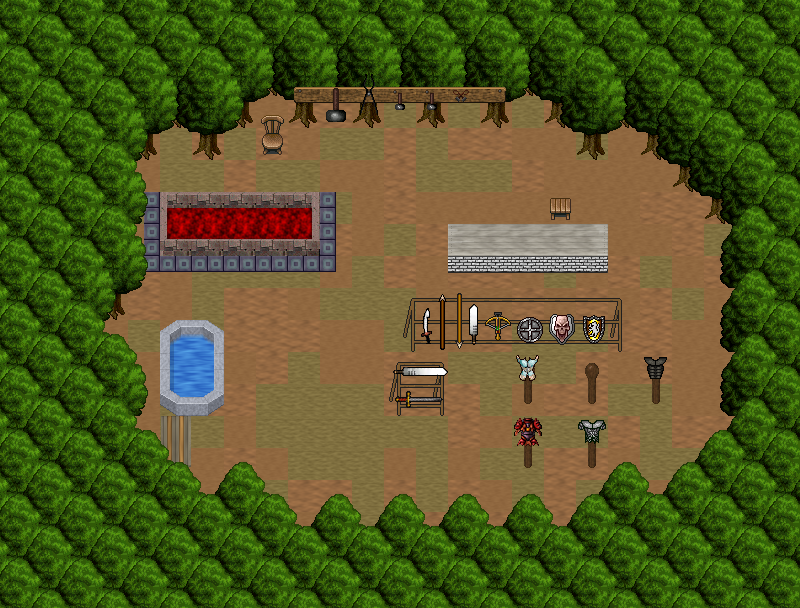

The image is a tile-based game level rendered from a .tmx file. Its description and source (layers, tilesets, objects; grid data summarised) follow:
An orthogonal 25x19 tile map with 32x32 px tiles, 6 tile layers (0_floor, 1_terrain, 2_object, 3_roof, ...), 4 hidden layers not drawn, 20 tilesets.

<map version="1.2" tiledversion="1.2.2" orientation="orthogonal" renderorder="right-down" width="25" height="19" tilewidth="32" tileheight="32" infinite="0" nextlayerid="53" nextobjectid="1">
 <tileset firstgid="1" name="../../tileset/building/decoration/fireplace_2.png" tilewidth="32" tileheight="32" tilecount="9" columns="3">
  <image source="../../tileset/building/decoration/fireplace_2.png" width="96" height="96" />
 </tileset>
 <tileset firstgid="10" name="../../tileset/ground/fire/fire.png" tilewidth="32" tileheight="32" tilecount="27" columns="3">
  <image source="../../tileset/ground/fire/fire.png" width="96" height="288" />
 </tileset>
 <tileset firstgid="37" name="../../tileset/furniture/carpet/border.png" tilewidth="32" tileheight="32" tilecount="12" columns="3">
  <image source="../../tileset/furniture/carpet/border.png" width="96" height="128" />
 </tileset>
 <tileset firstgid="49" name="../../tileset/building/decoration/pool.png" tilewidth="32" tileheight="32" tilecount="9" columns="3">
  <image source="../../tileset/building/decoration/pool.png" width="96" height="96" />
 </tileset>
 <tileset firstgid="58" name="../../tileset/furniture/table/grey_long.png" tilewidth="32" tileheight="32" tilecount="4" columns="2">
  <image source="../../tileset/furniture/table/grey_long.png" width="64" height="64" />
 </tileset>
 <tileset firstgid="62" name="../../tileset/item/armor/weapons_rack.png" tilewidth="32" tileheight="32" tilecount="18" columns="9">
  <image source="../../tileset/item/armor/weapons_rack.png" width="288" height="64" />
 </tileset>
 <tileset firstgid="80" name="../../tileset/item/armor/sword_rack.png" tilewidth="32" tileheight="32" tilecount="4" columns="2">
  <image source="../../tileset/item/armor/sword_rack.png" width="64" height="64" />
 </tileset>
 <tileset firstgid="84" name="../../tileset/furniture/table/grey_pale.png" tilewidth="32" tileheight="32" tilecount="8" columns="2">
  <image source="../../tileset/furniture/table/grey_pale.png" trans="ff00ff" width="64" height="128" />
 </tileset>
 <tileset firstgid="92" name="../../tileset/furniture/table/brick_base.png" tilewidth="32" tileheight="32" tilecount="3" columns="3">
  <image source="../../tileset/furniture/table/brick_base.png" trans="ff00ff" width="96" height="32" />
 </tileset>
 <tileset firstgid="95" name="../../tileset/furniture/other/stick.png" tilewidth="32" tileheight="32" tilecount="2" columns="1">
  <image source="../../tileset/furniture/other/stick.png" width="32" height="64" />
 </tileset>
 <tileset firstgid="97" name="../../tileset/furniture/table/table_with_hob_pale.png" tilewidth="32" tileheight="32" tilecount="3" columns="3">
  <image source="../../tileset/furniture/table/table_with_hob_pale.png" trans="ff00ff" width="96" height="32" />
 </tileset>
 <tileset firstgid="100" name="../../tileset/item/armor/armor.png" tilewidth="32" tileheight="32" tilecount="4" columns="4">
  <image source="../../tileset/item/armor/armor.png" width="128" height="32" />
 </tileset>
 <tileset firstgid="104" name="../../tileset/logic/collision.png" tilewidth="32" tileheight="32" tilecount="1" columns="1">
  <image source="../../tileset/logic/collision.png" width="32" height="32" />
 </tileset>
 <tileset firstgid="105" name="protection" tilewidth="32" tileheight="32" tilecount="2" columns="2">
  <image source="../../tileset/logic/protection.png" width="64" height="32" />
 </tileset>
 <tileset firstgid="107" name="ground" tilewidth="32" tileheight="32" tilecount="33" columns="3">
  <image source="../../tileset/ground/ground.png" width="96" height="352" />
 </tileset>
 <tileset firstgid="140" name="tree_buk_las" tilewidth="32" tileheight="32" tilecount="42" columns="7">
  <image source="../../tileset/pol/natura/drzewa/tree_buk_las.png" width="224" height="192" />
 </tileset>
 <tileset firstgid="182" name="red_light_5x5" tilewidth="32" tileheight="32" tilecount="25" columns="5">
  <image source="../../tileset/light/red_light_5x5.png" width="160" height="160" />
 </tileset>
 <tileset firstgid="207" name="grey_pale_base" tilewidth="32" tileheight="32" tilecount="4" columns="4">
  <image source="../../tileset/furniture/table/grey_pale_base.png" width="128" height="32" />
 </tileset>
 <tileset firstgid="211" name="toolset" tilewidth="32" tileheight="32" tilecount="18" columns="9">
  <image source="../../tileset/building/decoration/toolset.png" width="288" height="64" />
 </tileset>
 <tileset firstgid="229" name="krzesla" tilewidth="32" tileheight="32" tilecount="20" columns="5">
  <image source="../../tileset/pol/wyposazenie/lawki_krzesla/krzesla.png" width="160" height="128" />
 </tileset>
 <layer id="43" name="0_floor" width="25" height="19">
  <data>[475 cells, 432 non-empty, 3 distinct tile ids]</data>
 </layer>
 <layer id="44" name="1_terrain" width="25" height="19">
  <data>[475 cells, 69 non-empty, 31 distinct tile ids]</data>
 </layer>
 <layer id="45" name="2_object" width="25" height="19">
  <data>[475 cells, 62 non-empty, 42 distinct tile ids]</data>
 </layer>
 <layer id="46" name="3_roof" width="25" height="19">
  <data>[475 cells, 285 non-empty, 34 distinct tile ids]</data>
 </layer>
 <layer id="47" name="4_roof_add" width="25" height="19">
  <data>[475 cells, 14 non-empty, 7 distinct tile ids]</data>
 </layer>
 <layer id="48" name="objects" width="25" height="19">
  <data>[475 cells, 0 non-empty, 0 distinct tile ids]</data>
 </layer>
 <layer id="49" name="collision" width="25" height="19" visible="0" opacity="0.37">
  <data>[475 cells, 284 non-empty, 1 distinct tile ids]</data>
 </layer>
 <layer id="50" name="protection" width="25" height="19" visible="0" opacity="0.48">
  <data>[475 cells, 432 non-empty, 1 distinct tile ids]</data>
 </layer>
 <layer id="51" name="blend_ground" width="25" height="19" visible="0" opacity="0.5">
  <data>[475 cells, 21 non-empty, 15 distinct tile ids]</data>
 </layer>
 <layer id="52" name="blend_roof" width="25" height="19" visible="0" opacity="0.5">
  <data>[475 cells, 21 non-empty, 15 distinct tile ids]</data>
 </layer>
</map>
